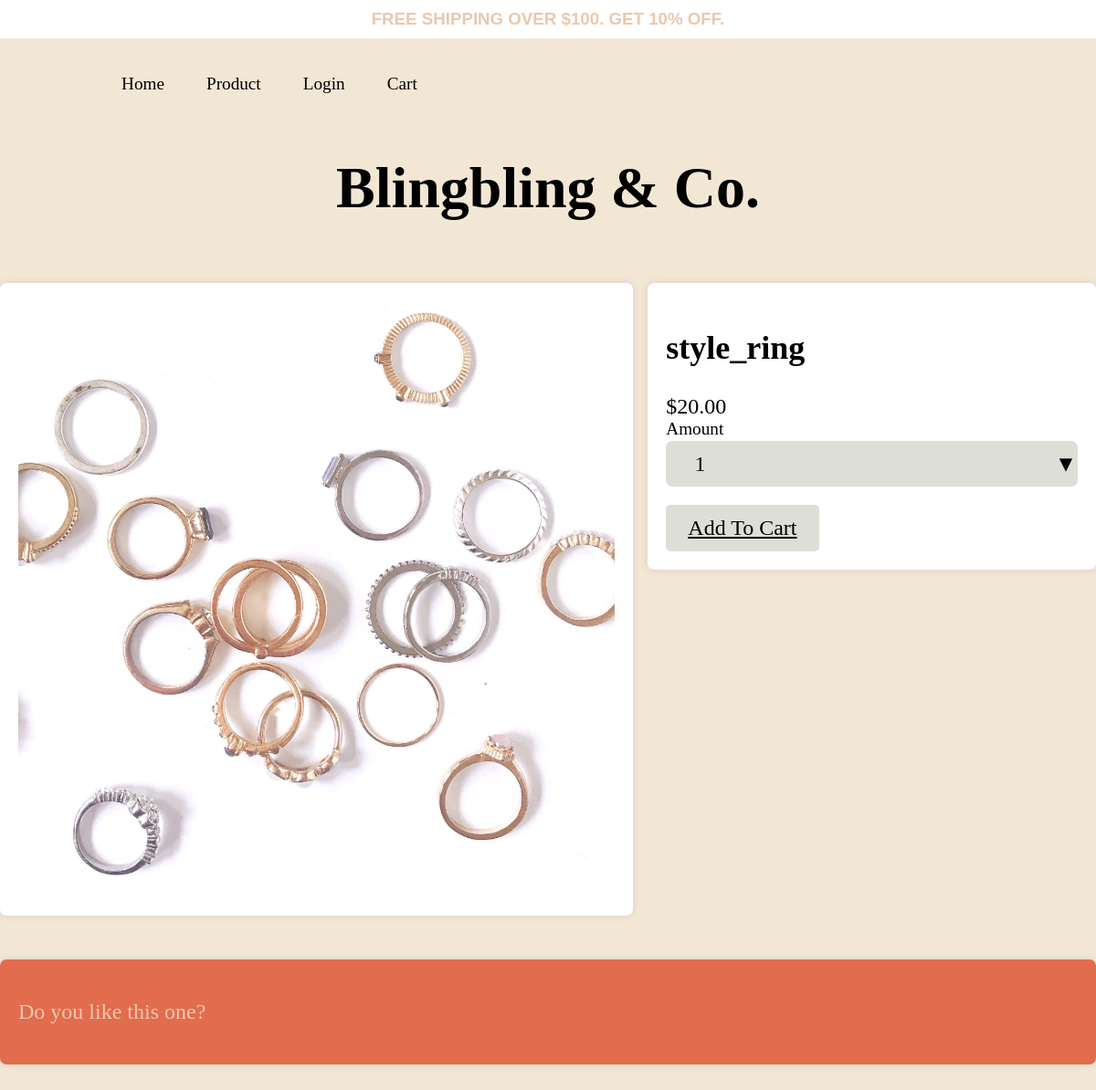
/product_item.php?id=12, run on the app's committed database.
### tables this page shows
CREATE TABLE `products` (
  `id` int(11) NOT NULL,
  `name` varchar(64) NOT NULL,
  `price` decimal(10,2) NOT NULL,
  `category` varchar(32) NOT NULL,
  `description` text NOT NULL,
  `thumbnail` varchar(128) NOT NULL,
  `images` varchar(256) NOT NULL,
  `date_create` datetime NOT NULL,
  `date_modify` datetime NOT NULL
);

### lib/php/functions.php (called while the page is built, shortened)
<?php
function makeConn() {
	$conn = new mysqli(...MYSQLIAuth());
	$conn->set_charset('utf8');
	return $conn;
}
function makeQuery($conn, $qry) {
	$result = $conn->query($qry);
	$a = [];
	while($row = $result->fetch_object()) {
		$a[] = $row;
	}
	return $a;
}
?>

### product_item.php (the view, shortened to what this page needs)
<?php
	include_once "lib/php/functions.php";
	$product = makeQuery(
		makeConn(),
		"SELECT * FROM `products` WHERE `id` =".$_GET['id'])[0];
?>
<!DOCTYPE html>
<html lang="en">
<head>
	<?php include "parts/meta.php"; ?>
</head>
<body class="body1">
<?php include "parts/navbar.php"; ?>
<?php include "parts/title.php"; ?>
	<div class="container">
		<div class="grid gap">
			<div class="col-xs-12 col-md-7">
				<div class="card soft">
					<div class="images-main">
						<img src="img/<?= $product->thumbnail ?>" alt="">
					</div>
				</div>
			</div>
			<div class="col-xs-12 col-md-5">
				<div class="card soft flat">
					<div class="card-section">
						<h2 class="prodcut-name"><?= $product->name ?></h2>
						<div class="product-price">&dollar;<?= $product->price ?></div>
					</div>
					<div class="card-section">
						<label for="product-amount" class="form-label">Amount</label>
						<div class="form-select" id="product-amount">
							<select>
								<option>1</option>
							</select>
						</div>
					</div>
			<div class="card-section1">
				<a href="product_added_to_cart.php?id=<?= $product->id ?>" class="form-button">Add To Cart</a>
			</div>
		</div>
	</div>
</div>
<div class="card soft dark">
			<p><?= $product->description ?></p>
		</div>
	</div>
</body>
</html>

### css/storetheme.css (style rules this page uses)
:root { --color-neutral-light: #eac8ad; --color-neutral-lightmedium: #ddded6; --color-neutral-medium: #f2e7d5; --color-neutral-mediumdark: #262626; --color-neutral-dark: #e26c4e; --color-black: #000000; --color-white: #ffffff; --font-title: 'Libre Baskerville', serif; --font-UI: 'Cormorant Garamond', serif; --font-paragraph: 'Nanum Gothic', sans-serif; }
.body1 { background-color: var(--color-neutral-medium); padding-bottom: 2em; margin: 0 auto; margin-right: auto; margin-left: auto; }
.images-main img { width: 100%; height: 50%; object-fit: contain; }
.grid { display: grid; grid-template-columns: repeat(12, 1fr); }
.grid.gap { --grid-gap: 1em; grid-gap: var(--grid-gap); gap:var(--grid-gap); }
.card-section1 { padding-top: 20px; }

### data on the page
products: thumbnail (picture), name "style_ring", price "20.00", description "Do you like this one?"
